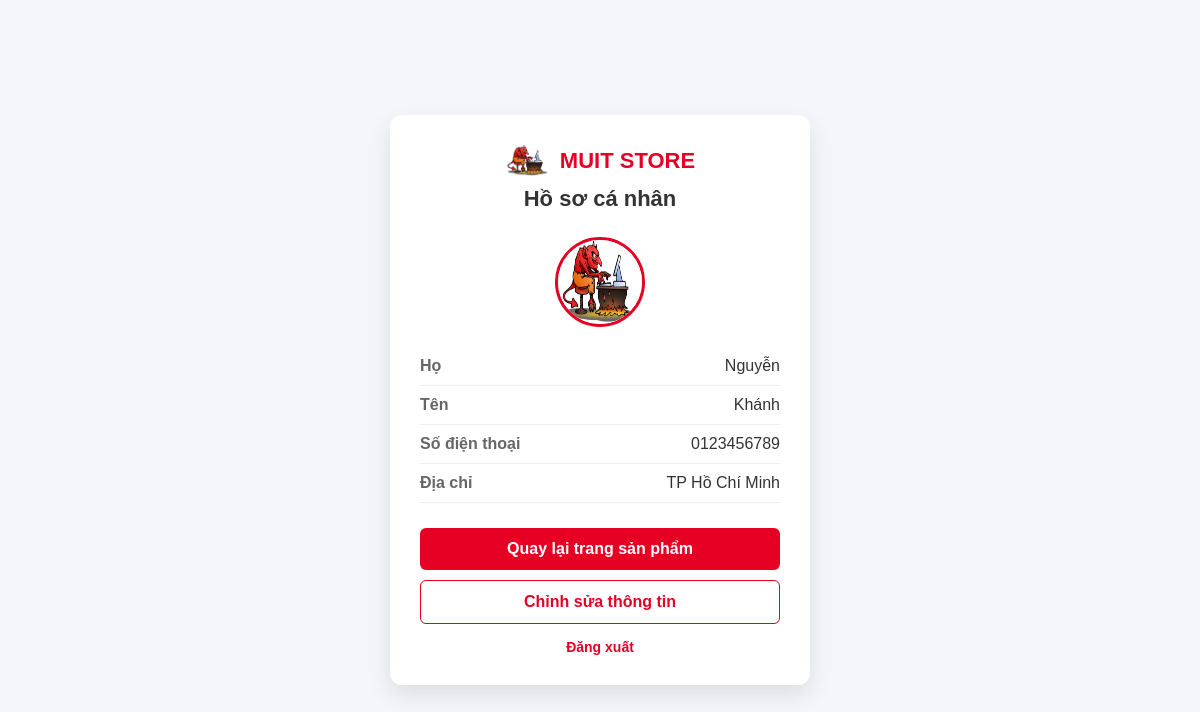
Page /userweb/SuaWeb/html/profile.php (signed in) on the committed database.
### tables this page shows
CREATE TABLE `users` (
  `id` int(11) NOT NULL,
  `ho` varchar(100) DEFAULT NULL,
  `ten` varchar(100) DEFAULT NULL,
  `phone` varchar(20) DEFAULT NULL,
  `address` varchar(255) DEFAULT NULL,
  `email` varchar(100) DEFAULT NULL,
  `password` varchar(255) DEFAULT NULL
);

### userweb/SuaWeb/html/profile.php (the view, shortened to what this page needs)
<?php
include("../../../config.php");
$user_id = $_SESSION['user_id'];
$sql = "SELECT * FROM users WHERE id = $user_id";
$result = mysqli_query($conn,$sql);
$user = mysqli_fetch_assoc($result);
?>
<!doctype html>
<html lang="vi">
  <head>
  </head>
  <body>
    <div class="profile-container">
      <div class="profile-header">
        <div class="logo">
          <img src="../img/logo.png" />
          <span>MUIT STORE</span>
        </div>
        <h2>Hồ sơ cá nhân</h2>
      </div>
      <div class="avatar">
        <img src="../img/logo.png" alt="" />
      </div>
      <div class="info">
        <div class="info-row">
          <div class="info-label">Họ</div>
          <div class="info-value"><?php echo $user['ho']; ?></div>
        </div>
        <div class="info-row">
          <div class="info-label">Tên</div>
          <div class="info-value"><?php echo $user['ten']; ?></div>
        </div>
        <div class="info-row">
          <div class="info-label">Số điện thoại</div>
          <div class="info-value"><?php echo $user['phone']; ?></div>
        </div>
        <div class="info-row">
          <div class="info-label">Địa chỉ</div>
          <div class="info-value"><?php echo $user['address']; ?></div>
        </div>
      </div>
      <div class="buttons">
        <a href="products.php" class="btn btn-main">
          Quay lại trang sản phẩm
        </a>
        <a href="edit-profile.html" class="btn btn-secondary">
          Chỉnh sửa thông tin
        </a>
      </div>
      <div class="logout">
        <a href="./login.php">Đăng xuất</a>
      </div>
    </div>
  </body>
</html>

### userweb/SuaWeb/html/profile.php (style rules this page uses)
* { box-sizing: border-box; margin: 0; padding: 0; font-family: Arial, sans-serif; }
body { background: #f5f6fa; display: flex; justify-content: center; align-items: center; height: 100vh; }
.profile-container { width: 420px; background: white; border-radius: 12px; box-shadow: 0 10px 25px rgba(0, 0, 0, 0.1); padding: 30px; }
.profile-header { text-align: center; margin-bottom: 25px; }
.logo { display: flex; align-items: center; justify-content: center; gap: 10px; margin-bottom: 10px; }
.logo img { width: 45px; }
.logo span { font-size: 22px; font-weight: bold; color: #e60023; }
.profile-header h2 { font-size: 22px; color: #333; }
.avatar { display: flex; justify-content: center; margin: 20px 0; }
.avatar img { width: 90px; height: 90px; border-radius: 50%; border: 3px solid #e60023; }
.info { margin-top: 10px; }
.info-row { display: flex; justify-content: space-between; padding: 10px 0; border-bottom: 1px solid #eee; }
.info-label { color: #666; font-weight: bold; }
.info-value { color: #333; }
.buttons { margin-top: 25px; display: flex; flex-direction: column; gap: 10px; }
.btn { padding: 12px; border: none; border-radius: 6px; cursor: pointer; text-align: center; text-decoration: none; font-weight: bold; }
.btn-main { background: #e60023; color: white; }
.btn-secondary { border: 1px solid #e60023; color: #e60023; background: white; }
.logout { text-align: center; margin-top: 15px; font-size: 14px; }
.logout a { color: #e60023; text-decoration: none; font-weight: bold; }

### rows in the picture
users: ho "Nguyễn", ten "Khánh", phone "0123456789", address "TP Hồ Chí Minh"
